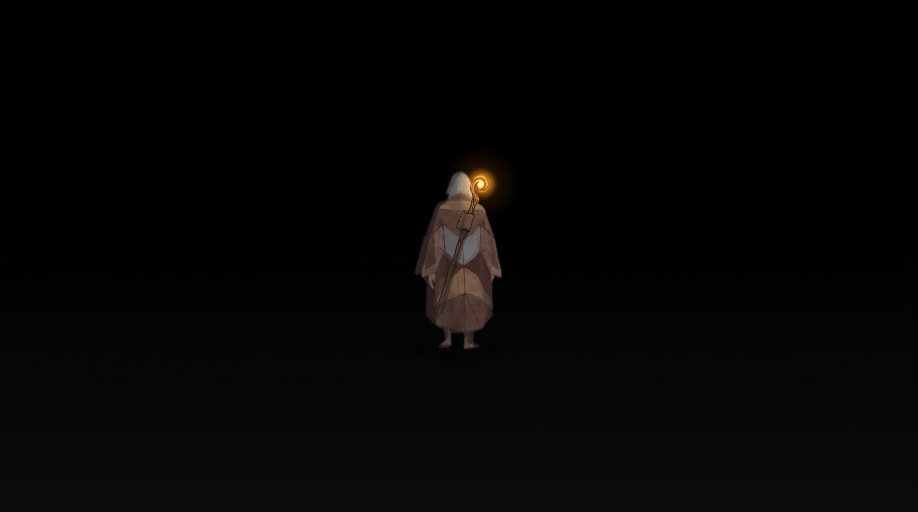
#> input picture raw/master_mason/anim/_fuentes/baston_concepto_funda.jpeg, 2752 x 1536 px, given in place of baston.png, which was not available (shown at 1/3 size)
$ python exportar.py
#> lines starting #> are read from the running program, lines starting #| are printed output that depends on the picture; pictures that were not available may be replaced by others from this repository, and a replacement may not be noted
### raw/master_mason/anim/baston/seguir.py
"""Seguimiento del baston a la espalda de Magnus.

Para cada fotograma de resources/characters/magnus_frames.tres saca donde va
el baston: un punto de su eje, su giro y si va detras o delante del cuerpo.
Todo en pixeles de la casilla a media escala (la de la hoja).

Como se mide:
  - hacia donde mira: por la barba (pixeles casi blancos). A la derecha del
    centro = perfil derecho, a la izquierda = perfil izquierdo, sin barba =
    de espaldas (los giros pasan por la espalda).
  - punto de espalda: el borde de atras de la silueta, BANDA px por debajo de
    la punta de la capucha.
  - inclinacion: recta ajustada al borde de atras en un tramo de TRAMO px. La
    capa ondea, asi que solo se le hace caso en parte (GANANCIA).
  - agachado: cuanto ha bajado la punta de la capucha sobre el suelo. Al
    agacharse el baston se tumba hacia delante con la espalda (AGACHADO_GIRO).

FUNDA DE CUERO, SOLO EN LOS GIROS (2026-10-08; el usuario: "la funda y el
cambio es solo para cuando da el giro"). En giro y giro_agachado el baston va
entero por FUERA de la tunica, en diagonal por la espalda (garra al hombro
derecho, pie a la cadera contraria) y metido en una funda de cuero cosida en el
omoplato, como en la vista de frente/espaldas (baston/frontal.py,
funda_cuero.py). Todo lo demas sigue como estaba (detras del cuerpo, sin funda).
  - De espaldas, la colocacion de frontal.py: bola BOLA_LADO hacia el hombro
    derecho desde el centro de la capucha, BOLA_BAJO bajo su punta, inclinado
    GIRO_ESPALDA (colocar_giro_funda).
  - En tres cuartos y de perfil la diagonal va en profundidad: la bola donde
    siempre (asomando tras la capucha) y el baston orientado de ella a la funda,
    pegada a la espalda (colocar_funda): a FUNDA_PROF px bajo el ancla de la
    capucha, a lo largo del tronco, y FUNDA_DENTRO por dentro del contorno de
    la espalda (ESPALDA_PIE / ESPALDA_AGACHADO, o el medido si queda mas
    dentro: que no sobresalga).
  - Para que la entrada y la salida del giro no peguen un salto, se pasa de la
    colocacion de antes (colocar_giro, sin funda) a la de la funda en
    RAMPA_FUNDA fotogramas desde el primero en que se ve algo de espalda (w >
    W_FUNDA), y al reves al acabar (b de 0 a 1); baston.gd funde la funda con
    b. Fuera de ese tramo el fotograma es el de antes, exacto. Por fotogramas
    y no por w: al final del giro de pie w se queda unos fotogramas quieto en
    0,07 y con b sacado de w la funda se quedaba a medio fundir.

Uso:  python seguir.py            -> escribe el JSON para Godot
JSON: por animacion y fotograma [x, y, giro, delante, parche] (el pivote, 40 px
bajo la punta del baston, respecto al centro de la casilla; giro en radianes de
Godot). En los giros, ademas, [..., w, funda_y, b, delante_funda]: cuanto se ve
la espalda (0 perfil, 1 espaldas), la y de la funda en el baston (px bajo el
pivote; si el baston sube por ella la funda se queda en el omoplato), cuanto
manda la colocacion con funda (0 = la de antes) y si con ella el baston entero
va delante del cuerpo.
"""
import json
import math
from pathlib import Path

import numpy as np
from scipy import ndimage as ndi
from scipy.ndimage import uniform_filter1d
from celdas import cargar, PROY

BANDA = 50               # fila del pivote: px bajo la punta de la capucha
REF_CAPUCHA = 39         # fila del borde de atras de la capucha que hace de ancla
GANANCIA = 0.8           # cuanto sigue el baston a la inclinacion del tronco
ANG_REPOSO = 10.0         # grados, punta hacia atras
AGACHADO_GIRO = -8.0      # grados extra con el agachado completo: paralelo al lomo
ALTO_REPOSO = 320         # punta de la capucha sobre el suelo, de pie
ALTO_AGACHADO = 248       # idem agachado del todo
SEPARACION = -15.0        # eje del baston respecto al borde de atras de la capucha (px)
# fila del suelo dentro de cada casilla: alto/2 - offset del sprite
SUELO = {"salto_correr": 200 + 185,
         # acciones de perfil que lo desplazan (godot-e4, 2026-10-12): casilla
         # propia con la raiz en la fila raiz_fila/2 (montar_accion.py)
         "trepar": 366, "trepar_mediano": 347, "bajar": 369, "derribo": 348}
SUELO_COMUN = 180 + 165
# Acciones de perfil (godot-e4, 2026-10-12): siempre mirando a la derecha (sin
# barba a la vista, o con la barba contra el muro, el lado salia al reves) y
# con los brazos en alto lo mas alto son las manos, no la capucha: se busca la
# capucha (ver medir).
ACCIONES_PERFIL = {"trepar", "trepar_mediano", "bajar", "empujar", "empujar_v2",
                   "golpe", "derribo", "coger_suelo", "coger_mesa", "lanzar_palo", "tirar"}
SIN_BASTON = {"cayendo", "caida", "tumbado", "levantarse",
              # de frente/espaldas: las coloca baston/frontal.py (frontal.json)
              "andar_frente", "andar_espalda", "vuelta_frontal", "andar_frente_sin",
              "andar_espalda_sin", "vuelta_frontal_sin", "parada_frente_sin",
              "reposo_frente_sin", "reposo_espalda_sin",
              # sacar/guardar de frente (godot-a3, 2026-10-09): el baston va en
              # el dibujo; medidos aqui como de perfil, fallaban (sin barba)
              "sacar_baston_frente", "guardar_baston_frente"}
# Y todas las de la vista de frente/espaldas de godot-a3 (2026-10-10; secuencias
# _cb/_sb, sus puentes pt_/ps_ y los puentes viejos puente_*): las coloca
# prueba_frontal.gd con secuencia_frontal*.json y aqui, medidas como de perfil,
# salian datos sin sentido (y alguna vez NaN).
FRONTALES_SUFIJO = ("_cb", "_sb")
FRONTALES_PREFIJO = ("pt_", "ps_", "puente_")


# Sin baston a la espalda (godot-e4, 2026-10-12): tumbarse y arrastrarse solo
# sin el baston encima (decision del usuario) y arrancar/clavar lo llevan en el
# dibujo o clavado
SIN_BASTON |= {"tumbarse", "arrastrarse", "levantarse_tumbado", "arrancar", "clavar"}
# y el arrastre sin salto (2026-10-15): entrada, bucle y salida
SIN_BASTON |= {"arrastre_entrada", "arrastrarse_bucle", "arrastre_salida"}
# Sacar y guardar de espaldas (vista frontal, como las de frente de arriba): el
# baston va en el dibujo; medidas como de perfil daban NaN (2026-10-12, godot-e4)
SIN_BASTON |= {"sacar_baston_espalda", "guardar_baston_espalda"}


def sin_baston(nombre):
    return nombre in SIN_BASTON or nombre.endswith(FRONTALES_SUFIJO) or nombre.startswith(FRONTALES_PREFIJO)


GIROS = {"giro", "giro_agachado"}
# Giros que pasan POR DELANTE (de cara a la camara; 2026-10-08; el de pie sale
# de magnus_giro_simetrico desde el 2026-10-10, el agachado de
# magnus_giro_agachado_simetrico desde el 2026-10-11). Ahi la espalda no se ve
# nunca: el baston va siempre detras del cuerpo y pasa de su sitio de perfil
# derecho al de perfil izquierdo siguiendo a la capucha, al ritmo del giro
# medido por la barba (colocar_giro_delante). Sin funda ni parche: no se llega a
# ver la espalda.
GIROS_POR_DELANTE = {"giro", "giro_agachado"}
# px del pivote a la punta de abajo: alto del sprite que deja exportar.py menos el pivote
from PIL import Image as _Im
BAJO_PIVOTE = _Im.open(PROY / "assets/characters/baston/baston.png").height - 40
#> BAJO_PIVOTE = 1496
HOLGURA_SUELO = 24        # la punta no baja de aqui (por encima del bajo de la capa): si no, sube por la funda
# --- funda de cuero en los giros (ver arriba). Contorno de la espalda en ejes
# del tronco, a FUNDA_PROF bajo el ancla, medido en todas las animaciones
# (mediana): de pie 9-11 px por detras del borde de la capucha, agachado 26-29
FUNDA_PROF = 66.0
ESPALDA_PIE = 10.0
ESPALDA_AGACHADO = 27.0
FUNDA_DENTRO = 5.0        # el centro de la funda, por dentro del contorno (de canto mide ~12 px)
ORBE = (-0.6, -24.0)      # la bola respecto al pivote (baston.tscn)
FUNDA_X = 1.0             # la funda en el baston: x de su eje (baston.gd)
FUNDA_Y_ESPALDA = 56.0    # de espaldas: 80 bajo la bola, como en la vista frontal
# vista de espaldas (frontal.py, en px de master: aqui a la mitad): la bola hacia
# el hombro derecho del personaje y el baston inclinado con la garra hacia el
BOLA_LADO = 30.0
BOLA_BAJO = 19.5
GIRO_ESPALDA = 0.34       # radianes de Godot (horario +): garra a la derecha de la pantalla
W_DELANTE_IDA = 0.25      # w desde el que el baston entero va delante del cuerpo (ver colocar_giro_funda)
W_DELANTE_VUELTA = 0.6
W_FUNDA = 0.02            # la funda entra desde el primer fotograma con algo de espalda (w > esto)...
RAMPA_FUNDA = 4           # ...y se funde en estos fotogramas, al entrar y al salir del giro

SALIDA = PROY / "assets/characters/baston/baston_seguimiento.json"


# [404 lines left out: functions _barba, _capucha, _tope_capucha, medir, _espalda, _bordes and 10 more, not called in this run]


def _bola(x, y, th):
    """La bola de un pivote (x, y) y un giro th (grados de aqui)."""
    return np.array([x, y]) + _rot(-math.radians(th), ORBE)


# [185 lines left out: functions _pose, _al_suelo, colocar_funda, _w_espalda, colocar_giro_funda, colocar_giro_rigido, not called in this run]


DESMARQUE = 0.30          # de espaldas, la garra asoma a este tanto del ancho de hombros de la nuca:
                          # con 0.15 la bola tapaba la capucha (parecia la cabeza)
INCL_ESPALDA = 0.0        # y vertical (radianes de Godot)
RAMPA_VERTICAL = 4        # fotogramas en que la funda y el baston entran/salen de la espalda


# [170 lines left out: functions colocar_giro_vertical, colocar_giro_delante, seguir_todo, not called in this run]


# [15 lines that do not run on import are left out]

### raw/master_mason/anim/baston/exportar.py
"""Saca el sprite del baston para Godot desde la imagen de Gemini y escribe el
seguimiento. Todo a la escala de las hojas de Magnus (media escala).
  python exportar.py"""
import json
import numpy as np
from PIL import Image
import seguir
from celdas import PROY

FUENTE = "../_fuentes/baston_solo_gemini_v1.jpeg"
RECORTE = (1270, 280, 1520, 2170)        # x0, y0, x1, y1 en la imagen de Gemini
FONDO = np.array([39, 208, 52.])
ALTO_MAGNUS_GEMINI = 1995                 # px, medido en la misma imagen
ESCALA = 628 / ALTO_MAGNUS_GEMINI / 2 * 0.9   # a media escala y al 90 % (mas corto queda mejor a la espalda)
GARRA = (105 / 218, 125 / 1860)           # centro del hueco de la garra, en fraccion del sprite
PIVOTE = 40                               # px (ya escalado) desde la punta: el punto que sigue a la espalda
RECORTE_ABAJO = 0.13                      # se le quita esto por abajo: a la espalda esa parte va siempre
                                          # tapada, y mas corto cabe agachado sin asomar ni subirlo mucho
DESTINO = PROY / "assets/characters/baston"


def recortar():
    im = np.array(Image.open(FUENTE).convert("RGB")).astype(float)
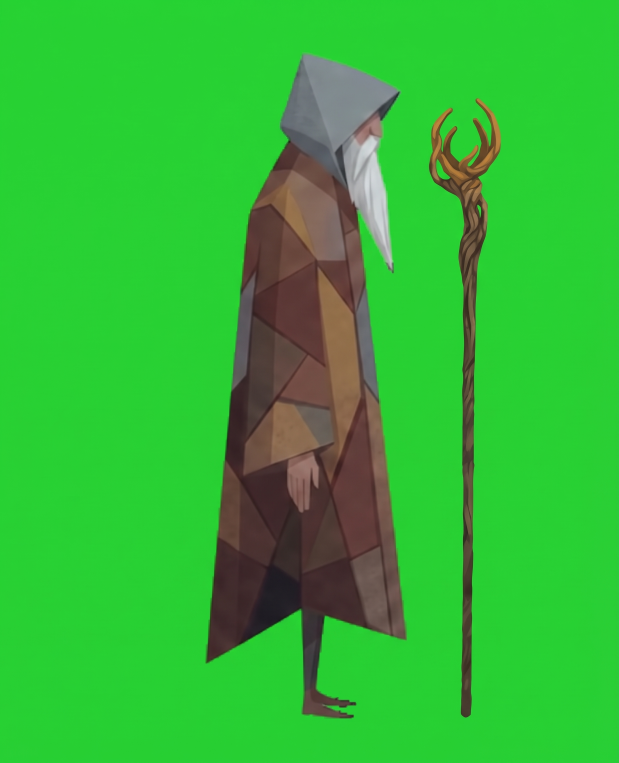
#> input picture raw/master_mason/anim/_fuentes/baston_solo_gemini_v1.jpeg, 1856 x 2288 px (shown at 1/3 size)
    x0, y0, x1, y1 = RECORTE
    c = im[y0:y1, x0:x1].copy()
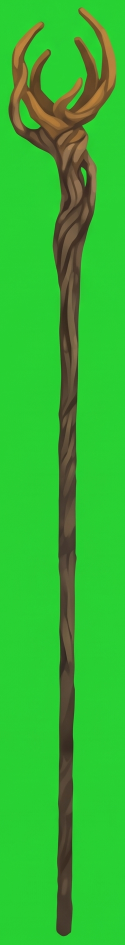
#> c: shape (1890, 250, 3) float64 (shown at 1/2 size); mean R, G, B 50.6, 184.1, 50.9
    dist = np.sqrt(((c - FONDO) ** 2).sum(2))
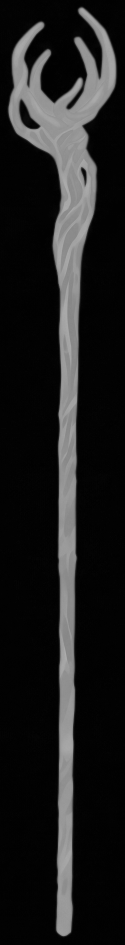
#> dist: shape (1890, 250) float64 (shown at 1/2 size); min 1, max 176.3, mean 29.9
    a = np.clip((dist - 50) / 40, 0, 1)
    # la madera es naranja/marron (r > g): el verde que pase de r es del croma
    c[..., 1] = np.minimum(c[..., 1], c[..., 0] * 0.92)
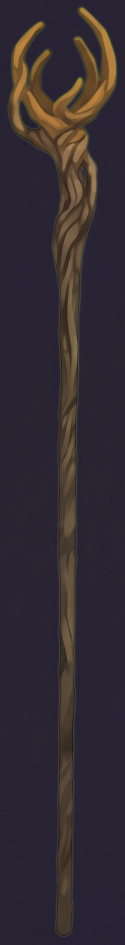
#> c: shape (1890, 250, 3) float64 (shown at 1/2 size); mean R, G, B 50.6, 44.2, 50.9
    rgba = Image.fromarray(np.dstack([c, a * 255]).clip(0, 255).astype(np.uint8), "RGBA")
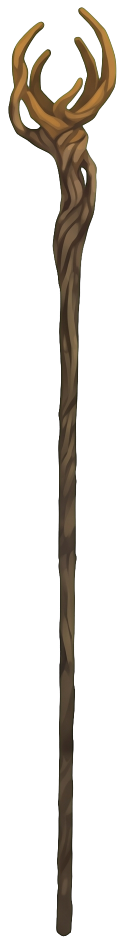
#> rgba: PIL image 250x1890 RGBA (shown at 1/2 size); mean R, G, B, A 50.6, 43.5, 50.9, 47.5; transparent parts drawn white
    caja = rgba.getbbox()
#> caja = (16, 14, 233, 1873)
    return rgba.crop(caja), caja


if __name__ == "__main__":
    spr, caja = recortar()
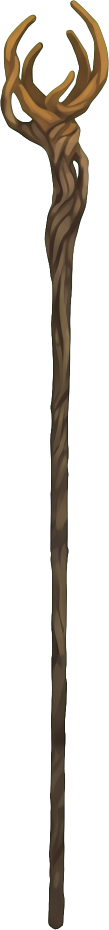
#> spr: PIL image 217x1859 RGBA (shown at 1/2 size); mean R, G, B, A 52.5, 44.9, 50.9, 55.7; transparent parts drawn white
#> caja = (16, 14, 233, 1873)
    w, h = round(spr.width * ESCALA), round(spr.height * ESCALA)
#> w = 31; h = 263
    peq = spr.resize((w, h), Image.LANCZOS)
    gx, gy = GARRA[0] * w, GARRA[1] * h
#> gx = 14.93; gy = 17.67
    h = round(h * (1 - RECORTE_ABAJO))
#> h = 229
    peq = peq.crop((0, 0, w, h))
#> peq: PIL image 31x229 RGBA
    # la punta cortada en seco se veria; afinarla en los ultimos px
    a = np.array(peq)
    for i in range(8):
        a[h - 1 - i, :, 3] = (a[h - 1 - i, :, 3] * (i + 1) / 9).astype(np.uint8)
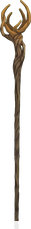
#> a: shape (229, 31, 4); mean R, G, B, A 30.9, 25.1, 15.4, 57.8; transparent parts drawn white
    peq = Image.fromarray(a)
    DESTINO.mkdir(parents=True, exist_ok=True)
    peq.save(DESTINO / "baston.png")
    info = {"ancho": w, "alto": h, "pivote": PIVOTE, "garra": [round(gx, 1), round(gy, 1)]}
    print("baston.png", info)
#| baston.png {'ancho': 31, 'alto': 229, 'pivote': 40, 'garra': [14.9, 17.7]}
    import subprocess, sys
    subprocess.run([sys.executable, "seguir.py"], check=True)
#> (this line was passed over: subprocess is not available in this run)
